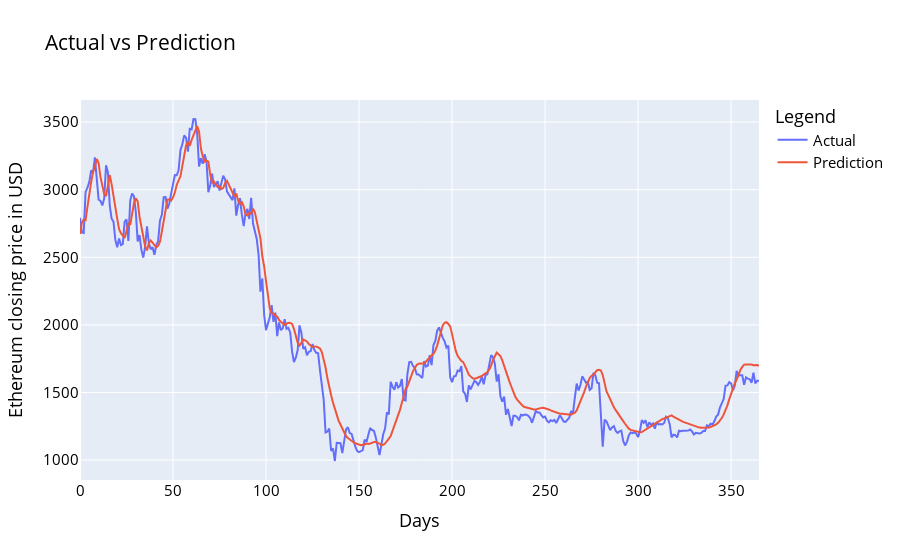

The code cell stored with this chart in its notebook:
### Code cell
df_plot = pd.DataFrame({'Actual': original_ytest.squeeze(),'Prediction':prediction_simple_lSTM.squeeze() })
import plotly.express as px
fig = px.line(df_plot, x=df_plot.index.values, y=df_plot.columns,
              title='custom tick labels')
fig.update_layout(title_text='Actual vs Prediction', 
                   font_size=15, font_color='black', legend_title_text='Legend')
fig.update_xaxes(title='Days')
fig.update_yaxes(title='Ethereum closing price in USD')
fig.show()

### Figure 1 — Plotly figure (JSON) as saved in the notebook; plotly's stock layout.template omitted (floating-point values rounded to 4 significant figures; data arrays with more than 128 entries replaced by an {"elided": "..."} marker saying what was removed)
{"data": [{"hovertemplate": "variable=Actual<br>x=%{x}<br>value=%{y}<extra></extra>", "legendgroup": "Actual", "line": {"color": "#636efa", "dash": "solid"}, "marker": {"symbol": "circle"}, "mode": "lines", "name": "Actual", "orientation": "v", "showlegend": true, "type": "scatter", "x": {"elided": "366 int values"}, "xaxis": "x", "y": {"elided": "366 float values"}, "yaxis": "y"}, {"hovertemplate": "variable=Prediction<br>x=%{x}<br>value=%{y}<extra></extra>", "legendgroup": "Prediction", "line": {"color": "#EF553B", "dash": "solid"}, "marker": {"symbol": "circle"}, "mode": "lines", "name": "Prediction", "orientation": "v", "showlegend": true, "type": "scatter", "x": {"elided": "366 int values"}, "xaxis": "x", "y": {"elided": "366 float values"}, "yaxis": "y"}], "layout": {"font": {"color": "black", "size": 15}, "legend": {"title": {"text": "Legend"}, "tracegroupgap": 0}, "title": {"text": "Actual vs Prediction"}, "xaxis": {"anchor": "y", "domain": [0, 1], "title": {"text": "Days"}}, "yaxis": {"anchor": "x", "domain": [0, 1], "title": {"text": "Ethereum closing price in USD"}}}}
